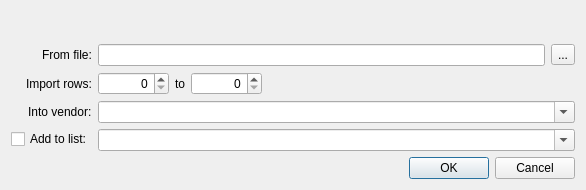
<?xml version="1.0" encoding="UTF-8"?>
<ui version="4.0">
 <class>ImportCSV</class>
 <widget class="QDialog" name="ImportCSV">
  <property name="windowModality">
   <enum>Qt::WindowModal</enum>
  </property>
  <property name="geometry">
   <rect>
    <x>0</x>
    <y>0</y>
    <width>586</width>
    <height>190</height>
   </rect>
  </property>
  <property name="sizePolicy">
   <sizepolicy hsizetype="Fixed" vsizetype="Fixed">
    <horstretch>0</horstretch>
    <verstretch>0</verstretch>
   </sizepolicy>
  </property>
  <property name="windowTitle">
   <string>Import from CSV</string>
  </property>
  <layout class="QVBoxLayout" name="verticalLayout">
   <item>
    <layout class="QFormLayout" name="formLayout">
     <property name="fieldGrowthPolicy">
      <enum>QFormLayout::ExpandingFieldsGrow</enum>
     </property>
     <property name="labelAlignment">
      <set>Qt::AlignBottom|Qt::AlignRight|Qt::AlignTrailing</set>
     </property>
     <property name="formAlignment">
      <set>Qt::AlignBottom|Qt::AlignHCenter</set>
     </property>
     <item row="0" column="0">
      <widget class="QLabel" name="label">
       <property name="text">
        <string>From file:</string>
       </property>
      </widget>
     </item>
     <item row="0" column="1">
      <layout class="QHBoxLayout" name="horizontalLayout_2">
       <item>
        <widget class="QLineEdit" name="fileLine"/>
       </item>
       <item>
        <widget class="QToolButton" name="fileButton">
         <property name="text">
          <string>...</string>
         </property>
        </widget>
       </item>
      </layout>
     </item>
     <item row="1" column="0">
      <widget class="QLabel" name="label_2">
       <property name="text">
        <string>Import rows:</string>
       </property>
      </widget>
     </item>
     <item row="1" column="1">
      <layout class="QHBoxLayout" name="horizontalLayout">
       <item>
        <widget class="QSpinBox" name="startBox">
         <property name="alignment">
          <set>Qt::AlignRight|Qt::AlignTrailing|Qt::AlignVCenter</set>
         </property>
         <property name="accelerated">
          <bool>true</bool>
         </property>
         <property name="showGroupSeparator" stdset="0">
          <bool>true</bool>
         </property>
         <property name="maximum">
          <number>999999</number>
         </property>
        </widget>
       </item>
       <item>
        <widget class="QLabel" name="label_3">
         <property name="text">
          <string>to</string>
         </property>
        </widget>
       </item>
       <item>
        <widget class="QSpinBox" name="endBox">
         <property name="alignment">
          <set>Qt::AlignRight|Qt::AlignTrailing|Qt::AlignVCenter</set>
         </property>
         <property name="accelerated">
          <bool>true</bool>
         </property>
         <property name="showGroupSeparator" stdset="0">
          <bool>true</bool>
         </property>
         <property name="maximum">
          <number>999999</number>
         </property>
        </widget>
       </item>
       <item>
        <spacer name="horizontalSpacer">
         <property name="orientation">
          <enum>Qt::Horizontal</enum>
         </property>
         <property name="sizeHint" stdset="0">
          <size>
           <width>40</width>
           <height>20</height>
          </size>
         </property>
        </spacer>
       </item>
      </layout>
     </item>
     <item row="2" column="0">
      <widget class="QLabel" name="label_4">
       <property name="text">
        <string>Into vendor:</string>
       </property>
      </widget>
     </item>
     <item row="2" column="1">
      <widget class="QComboBox" name="vendorBox">
       <property name="sizePolicy">
        <sizepolicy hsizetype="Expanding" vsizetype="Fixed">
         <horstretch>0</horstretch>
         <verstretch>0</verstretch>
        </sizepolicy>
       </property>
       <property name="editable">
        <bool>true</bool>
       </property>
      </widget>
     </item>
     <item row="3" column="0">
      <widget class="QCheckBox" name="addToListCheck">
       <property name="text">
        <string>Add to list:</string>
       </property>
      </widget>
     </item>
     <item row="3" column="1">
      <widget class="QComboBox" name="listBox">
       <property name="sizePolicy">
        <sizepolicy hsizetype="Expanding" vsizetype="Fixed">
         <horstretch>0</horstretch>
         <verstretch>0</verstretch>
        </sizepolicy>
       </property>
       <property name="editable">
        <bool>true</bool>
       </property>
      </widget>
     </item>
    </layout>
   </item>
   <item>
    <layout class="QHBoxLayout" name="horizontalLayout_3">
     <item>
      <widget class="QLabel" name="statusLabel">
       <property name="sizePolicy">
        <sizepolicy hsizetype="Expanding" vsizetype="Preferred">
         <horstretch>0</horstretch>
         <verstretch>0</verstretch>
        </sizepolicy>
       </property>
       <property name="text">
        <string/>
       </property>
       <property name="wordWrap">
        <bool>true</bool>
       </property>
      </widget>
     </item>
     <item>
      <widget class="QDialogButtonBox" name="buttonBox">
       <property name="sizePolicy">
        <sizepolicy hsizetype="Maximum" vsizetype="Fixed">
         <horstretch>0</horstretch>
         <verstretch>0</verstretch>
        </sizepolicy>
       </property>
       <property name="orientation">
        <enum>Qt::Horizontal</enum>
       </property>
       <property name="standardButtons">
        <set>QDialogButtonBox::Cancel|QDialogButtonBox::Ok</set>
       </property>
      </widget>
     </item>
    </layout>
   </item>
  </layout>
 </widget>
 <resources/>
 <connections>
  <connection>
   <sender>buttonBox</sender>
   <signal>accepted()</signal>
   <receiver>ImportCSV</receiver>
   <slot>accept()</slot>
   <hints>
    <hint type="sourcelabel">
     <x>248</x>
     <y>254</y>
    </hint>
    <hint type="destinationlabel">
     <x>157</x>
     <y>274</y>
    </hint>
   </hints>
  </connection>
  <connection>
   <sender>buttonBox</sender>
   <signal>rejected()</signal>
   <receiver>ImportCSV</receiver>
   <slot>reject()</slot>
   <hints>
    <hint type="sourcelabel">
     <x>316</x>
     <y>260</y>
    </hint>
    <hint type="destinationlabel">
     <x>286</x>
     <y>274</y>
    </hint>
   </hints>
  </connection>
 </connections>
</ui>
